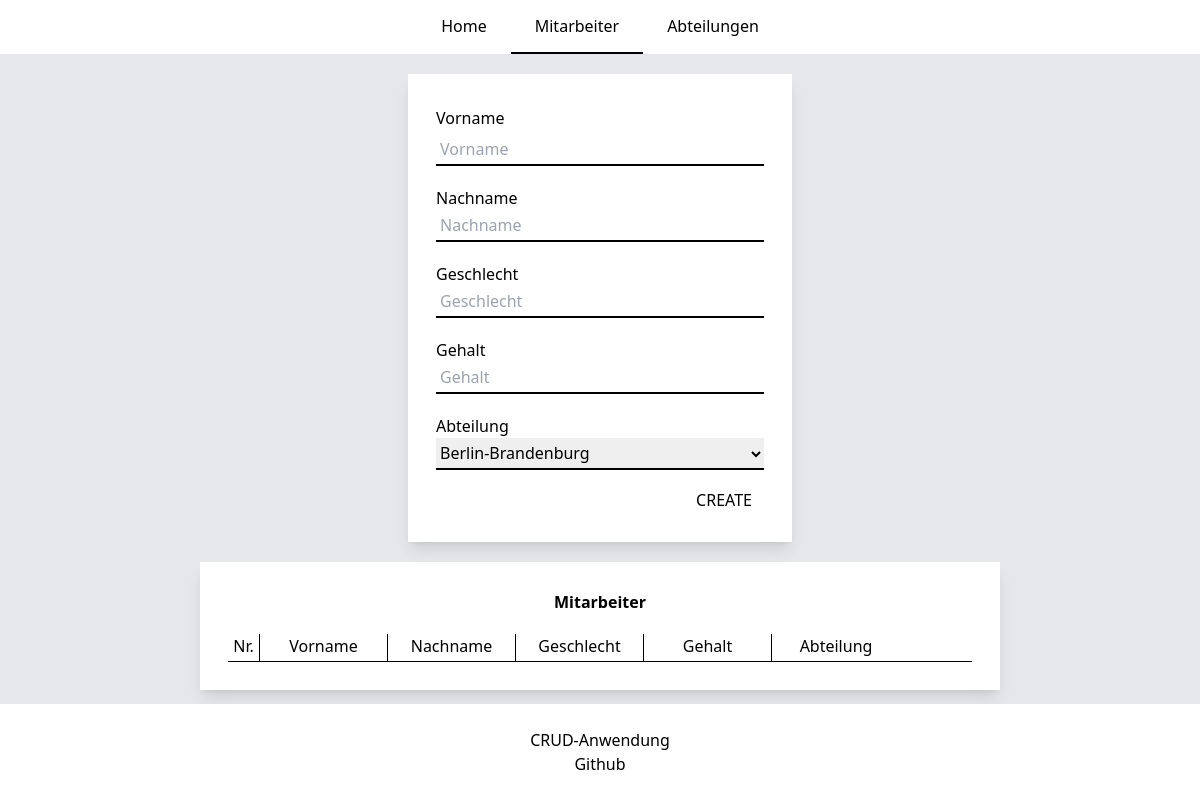
Before: /?action=employees with the older database file.
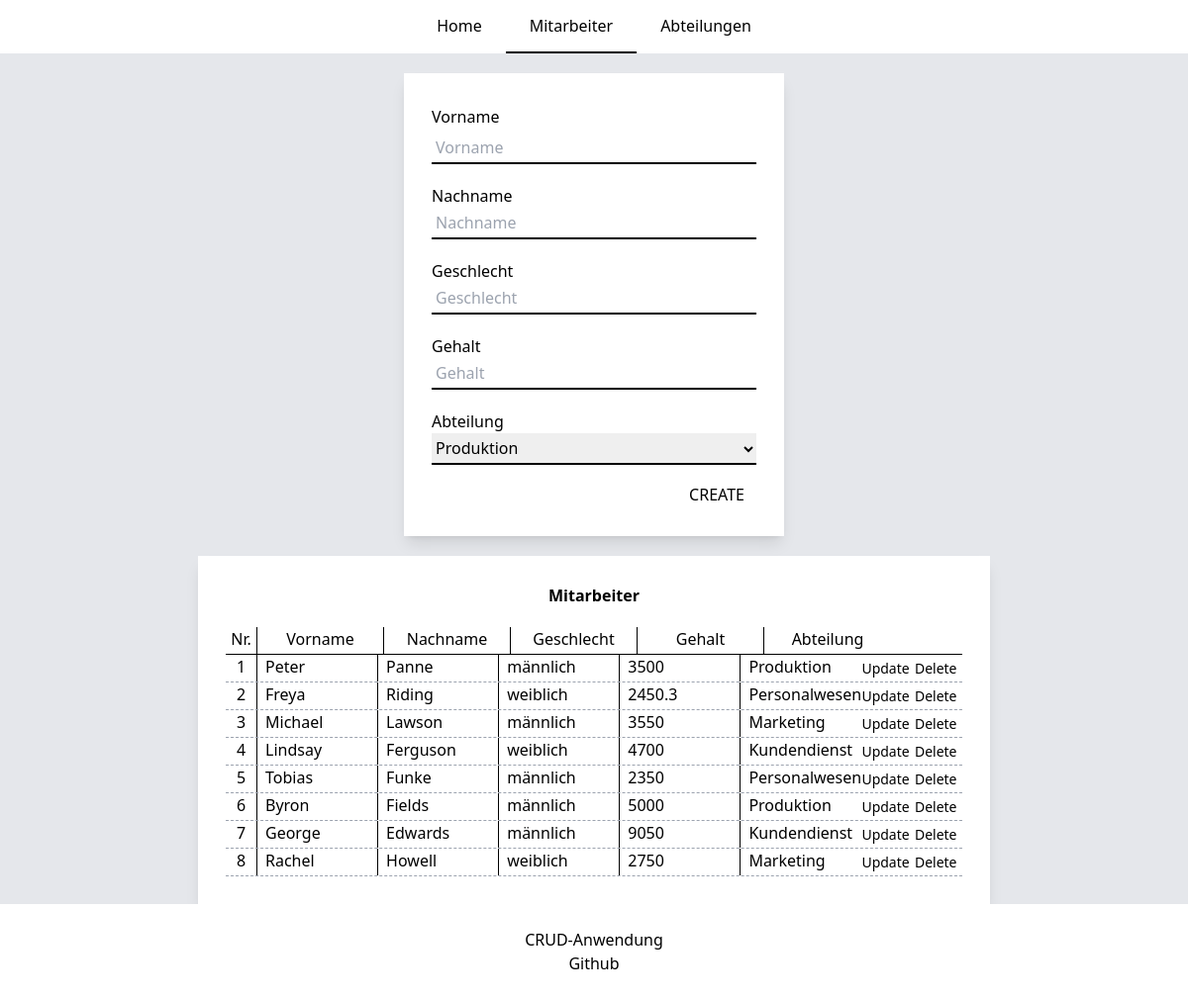
After: the same page with the newer database file.
### tables this page shows
create table employees (
                           id int primary key auto_increment,
                           firstname varchar(45) not null,
                           lastname varchar(45) not null,
                           gender varchar(10) not null,
                           salary  double not null,
                           department_id int
);

create table departments (
                             id int primary key auto_increment,
                             name varchar(45) not null

);

### classes/GlobalClass.php (called while the page is built, shortened)
<?php
require_once "service/DBApi.php";
abstract class GlobalClass
{
    private DBApi $api;
    private string $tableName;
    protected function __construct(string $tableName, DBApi $api){
        $this->api = $api;
        $this->tableName = $tableName;
    }
    public function getAllDepartments(): array
    {
        return $this->api->getAll($this->tableName);
    }
    public function getAllEmployees(): array
    {
        return $this->api->getAllWithPK($this->tableName);
    }
}

### service/DBConfig.php (called while the page is built, shortened)
<?php
class DBConfig
{
    private static object $dbh;
    public static function connect(): object
    {
        if (!isset(self::$dbh)){
            self::$dbh = new mysqli(
                DB_SERVER,
                DB_USERNAME,
                DB_PASSWORD,
                DB_NAME);
        }
        return self::$dbh;
    }
}

### service/DBApi.php (called while the page is built, shortened)
<?php
require_once "DBConfig.php";
class DBApi
{
    public function getAll($table): array
    {
        $query = "SELECT * FROM $table ORDER BY id ASC";
        $result = DBConfig::connect()->query($query);
        for ($results = array (); $row = $result->fetch_assoc(); $results[] = $row);
        return $results;
    }
    public function getAllWithPK($table): array
    {
        $query = "SELECT $table.id, firstname, lastname, salary, gender, name FROM $table JOIN departments d on d.id = $table.department_id GROUP BY $table.id";
        $result = DBConfig::connect()->query($query);
        for ($results = array (); $row = $result->fetch_assoc(); $results[] = $row);
        return $results;
    }
}

### classes/Department.php (called while the page is built, shortened)
<?php
require_once "GlobalClass.php";
class Department extends GlobalClass {
    public function getDepartments(): array
    {
       return $this->getAllDepartments();
    }
}

### classes/views/EmployeePage.php (the view, shortened to what the changed rows need)
<?php
require_once "classes/views/Modules.php";
class EmployeePage extends Modules{
    private string $id;
    public function __construct($api, $id = ''){
        $this->id = $id;
    }
    protected function getTop(): string
    {
        return $this->showCreate();
    }
    protected function getMiddle(): string
    {
        return $this->showEmployees();
    }
    private function showCreate(): string
    {
        $departments = $this->department->getDepartments();
        $html =  '
            <div class="w-96 mx-auto p-7 mb-5 bg-white shadow-lg shadow-black-500/50">
                <form class="flex flex-col box-border" action="index.php" method="post">
                    <label for="firstname" class="block text-md my-1 font-medium">Vorname</label>
                    <input
                            id="firstname" type="text"
                            name="firstname"
                            class="border-b-2 border-black px-1 h-8 focus:outline-none"
                            placeholder="Vorname"';
        $html .=   '>
                    <label for="lastname" class="block text-md mt-5 font-medium">Nachname</label>
                    <input
                            id="lastname" type="text"
                            name="lastname"
                            class="border-b-2 border-black px-1 h-8 focus:outline-none"
                            placeholder="Nachname"';
        $html .=   '>
                    <label for="gender" class="block text-md mt-5 font-medium">Geschlecht</label>
                    <input
                            id="gender" type="text"
                            name="gender"
                            class="border-b-2 border-black px-1 h-8 focus:outline-none"
                            placeholder="Geschlecht"';
        $html .=   '>
                    <label for="salary" class="block text-md mt-5 font-medium">Gehalt</label>
                    <input
                            id="salary" type="text"
                            name="salary"
                            class="border-b-2 border-black px-1 h-8 focus:outline-none"
                            placeholder="Gehalt"';
        $html .=   '>
                    <label for="department" class="block text-md mt-5 font-medium">Abteilung</label>
                    <select
                            name="department_id"
                            class="border-b-2 border-black h-8 focus:outline-none"
                    >
        ';
        foreach ($departments as $department) {
            $html .= '<option value="'. $department['id'] . '"';
            if (strlen($this->id) !== 0 && $department['id'] === $this->employee->getById($this->id)['department_id']) {
                $html .= 'selected>';
            } else $html .= '>';
           $html .= $department['name'] . '</option>';
        }
        if (strlen($this->id) !== 0){
            $html .= '</select>
                    <input type="hidden" name="id" value="' . $this->employee->getById($this->id)['id'] . '">
                    <button class="w-20 h-7 mt-4 bg-white self-end font-medium uppercase hover:underline hover:underline-offset-4" type="submit" name="action" value="updateEmp">Update
                    </button>';
        } else $html .= '</select>
                    <button class="w-20 h-7 mt-4 bg-white self-end font-medium uppercase hover:underline hover:underline-offset-4" type="submit" name="action" value="createEmp">Create
                    </button>';
        $html .= '       </form>
            </div>
        ';
        return $html;
    }
    public function showEmployees(): string
    {
        $employees = $this->employee->getAllEmployees();
        $html = '
            <div class="w-2/3 mx-auto p-7 bg-white shadow-lg shadow-black-500/50">
                <h2 class="mb-5 text-center font-bold">Mitarbeiter</h2>
                <ul>
                    <li class="flex h-7 border-b border-black">
                        <span class="w-8 text-center border-r border-black ">Nr.</span>
                        <span class="w-32 text-center border-r border-black">Vorname</span>
                        <span class="w-32 text-center border-r border-black">Nachname</span>
                        <span class="w-32 text-center border-r border-black">Geschlecht</span>
                        <span class="w-32 text-center border-r border-black">Gehalt</span>
                        <span class="w-32 text-center">Abteilung</span>
                    </li>
        ';
        foreach ($employees as $i=>$employee) {
            $html .= '
                    <li class="flex h-7 border-b border-gray-400 border-dashed">
                        <span class="w-8 min-w-8 text-center border-r border-black">' . ++$i . '</span>
                        <span class="w-32 pl-2 border-r border-black">' . $employee['firstname'] .  '</span>
                        <span class="w-32 pl-2 border-r border-black">' . $employee['lastname'] .  '</span>
                        <span class="w-32 pl-2 border-r border-black">' . $employee['gender'] .  '</span>
                        <span class="w-32 pl-2 border-r border-black">' . $employee['salary'] .  '</span>
                        <span class="w-32 pl-2">' . $employee['name'] .  '</span>
                        <button
                            id="showUpdateEmp"
                            class="
                                w-12 mr-1 ml-auto
                                bg-white hover:underline text-sm
                            "
                            type="button"
                            name="action"
                            data-id="' . $employee['id'] . '"
                        >Update
                        </button>
                        <button
                            id="deleteEmp"
                            class="
                                w-12 mr-1
                                bg-white hover:underline text-sm
                            "
                            type="button"
                            name="action"
                            data-id="' . $employee['id'] . '"
                        >Delete
                        </button>
                    </li>';
        }
        $html .= '</ul></div>';
        return $html;
    }
}

Changed rows visible on the page:
added employees: firstname "Peter", lastname "Panne", gender "männlich", salary "3500", department.name "Produktion"
added employees: firstname "Freya", lastname "Riding", gender "weiblich", salary "2450.3", department.name "Personalwesen"
added employees: firstname "Michael", lastname "Lawson", gender "männlich", salary "3550", department.name "Marketing"
added employees: firstname "Lindsay", lastname "Ferguson", gender "weiblich", salary "4700", department.name "Kundendienst"
added employees: firstname "Tobias", lastname "Funke", gender "männlich", salary "2350", department.name "Personalwesen"
added employees: firstname "Byron", lastname "Fields", gender "männlich", salary "5000", department.name "Produktion"
added employees: firstname "George", lastname "Edwards", gender "männlich", salary "9050", department.name "Kundendienst"
added employees: firstname "Rachel", lastname "Howell", gender "weiblich", salary "2750", department.name "Marketing"
Other visible differences:
form field department_id: "Berlin-Brandenburg" → "Produktion"
